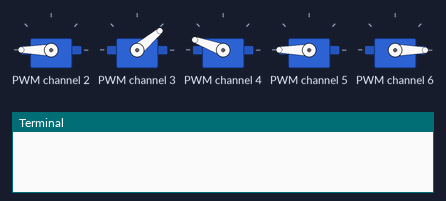
The program below on a simulated Raspberry Pi (BCM pin numbers). Parts: 5 × servo, the last lines printed to the terminal. At 13.6 s the program stops and its outputs stay as they are.

Above: at 0.9 s.
At 4.7 s:
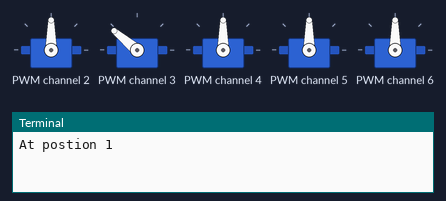
At 7.1 s:
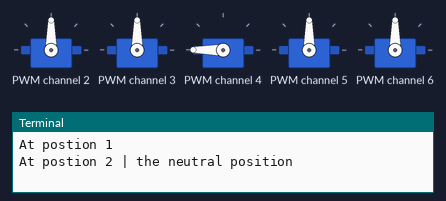
At 7.5 s:
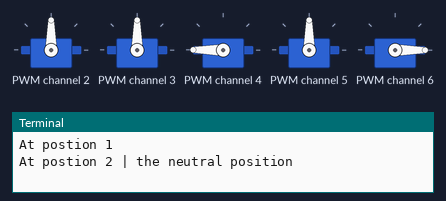
At 10.9 s:
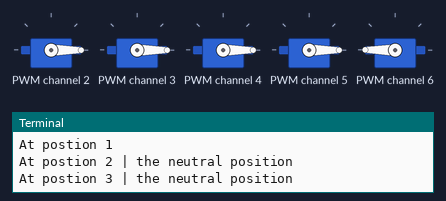
At 13.7 s:
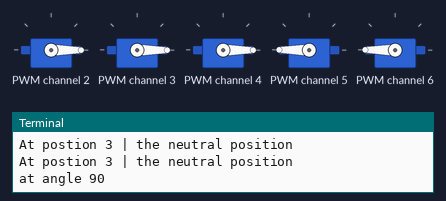
Timing chart, 0 to 15.1 s (numbered marks = the images above):
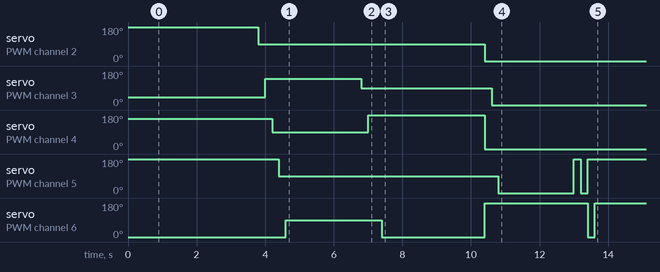

The program:

move_motor.py
```python
from adafruit_servokit import ServoKit
kit = ServoKit(channels=16)
kit.servo[0].actuation_range = 180
import time

#while(True):
kit.servo[2].angle = 180
time.sleep(0.2)
kit.servo[3].angle = 40
time.sleep(0.2)
kit.servo[4].angle = 160
time.sleep(0.2)
kit.servo[5].angle = 180
time.sleep(0.2)
kit.servo[6].angle = 0
time.sleep(3)
print("At postion 1")

kit.servo[2].angle = 90
time.sleep(0.2)
kit.servo[3].angle = 140
time.sleep(0.2)
kit.servo[4].angle = 90
time.sleep(0.2)
kit.servo[5].angle = 90
time.sleep(0.2)
kit.servo[6].angle = 90
time.sleep(2)
print("At postion 2 | the neutral position")


kit.servo[2].angle = 90
time.sleep(0.2)
kit.servo[3].angle = 90
time.sleep(0.2)
kit.servo[4].angle = 180
time.sleep(0.2)
kit.servo[5].angle = 90
time.sleep(0.2)
kit.servo[6].angle = 0
time.sleep(3)
print("At postion 3 | the neutral position")


kit.servo[4].angle = 0
kit.servo[6].angle = 180
kit.servo[2].angle = 0
time.sleep(0.2)
kit.servo[3].angle = 0
time.sleep(0.2)
kit.servo[5].angle = 0
time.sleep(0.2)
time.sleep(2)
kit.servo[5].angle = 180
time.sleep(0.2)
kit.servo[6].angle = 180

kit.servo[5].angle = 0
time.sleep(0.2)
kit.servo[6].angle = 0


kit.servo[5].angle = 180
time.sleep(0.2)
kit.servo[6].angle = 180

print("At postion 3 | the neutral position")

    # kit.servo[5].angle = 180
    # kit.servo[6].angle = 180
    # kit.servo[7].angle = 180
    # kit.servo[8].angle = 180
    # kit.servo[9].angle = 180
    # kit.servo[10].angle = 180
    # kit.servo[11].angle = 180
    # kit.servo[12].angle = 180
    # kit.servo[13].angle = 180
    # kit.servo[14].angle = 180
    # kit.servo[5].angle = 180
    # kit.servo[6].angle = 180
    # kit.servo[7].angle = 180
    # kit.servo[8].angle = 180
    # kit.servo[9].angle = 180
    # kit.servo[10].angle = 180
    # kit.servo[11].angle = 180
    # kit.servo[12].angle = 180
    # kit.servo[13].angle = 180
    # kit.servo[14].angle = 180
print('at angle 90')
    #time.sleep(2)
    #print('at angle 0')
    #kit.servo[0].angle = 0
    # kit.servo[1].angle = 0
    # kit.servo[2].angle = 0
    # kit.servo[3].angle = 0
    # kit.servo[5].angle = 0
    # kit.servo[6].angle = 0
    # kit.servo[7].angle = 0
    # kit.servo[8].angle = 0
    # kit.servo[9].angle = 0
    # kit.servo[10].angle = 0
    # kit.servo[11].angle = 0
    # kit.servo[12].angle = 0
    # kit.servo[13].angle = 0
    # kit.servo[14].angle = 0
    #time.sleep(2)
    #kit.servo[0].angle = 180
    #print('at angle 180')
    #time.sleep(2)
    #print("at end of program")

    #kit.continuous_servo[1].throttle = 1
    #kit.servo[0].set_pulse_width_range(1000, 2000)
```
